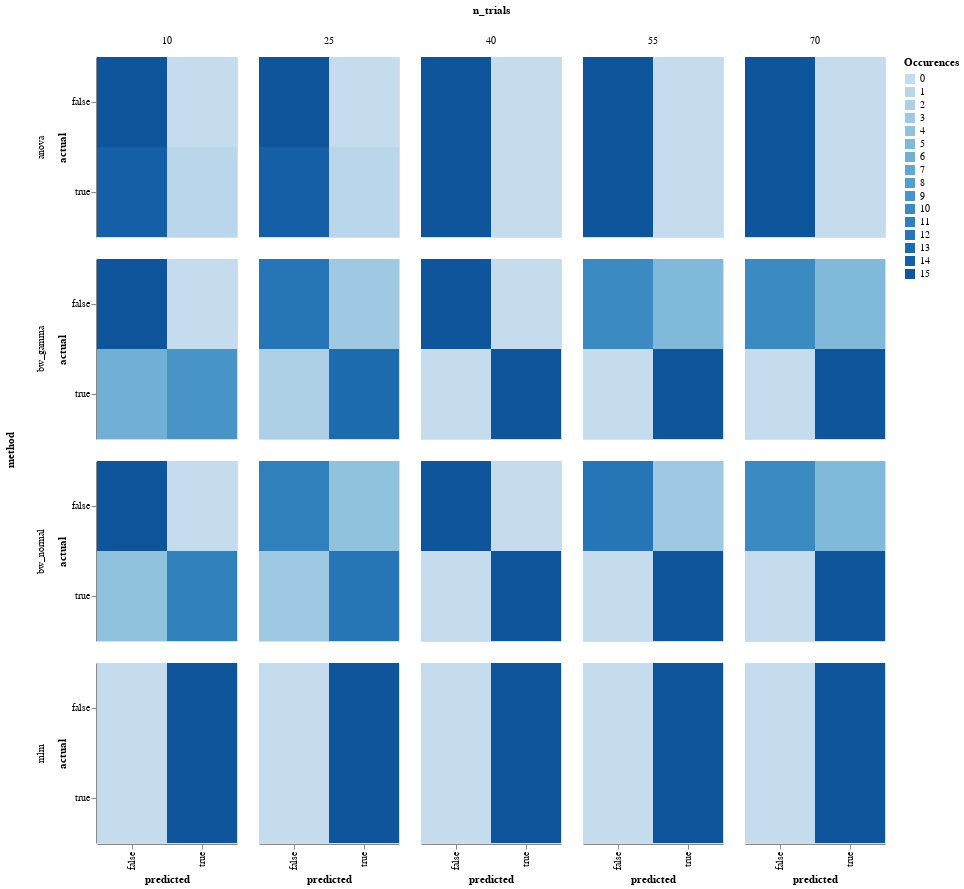

The notebook cell this image was saved under:
### Markdown cell above
### Confusion matrix

### Code cell
model_comparison.plot_confusion(
    model_comparison.make_confusion_matrix(reslog, ('method', 'y', 'randomness', 'n_trials')
                                           )).properties(width=140).facet(row='method', column='n_trials')

### Figure 1 — Vega-Lite specification as saved in the notebook (floating-point values rounded to 4 significant figures; data arrays with more than 128 entries replaced by an {"elided": "..."} marker saying what was removed)
{"config": {"view": {"continuousWidth": 400, "continuousHeight": 300}}, "data": {"name": "data-b416ed06a896cd5786e3af9749a6f5db"}, "facet": {"column": {"type": "quantitative", "field": "n_trials"}, "row": {"type": "nominal", "field": "method"}}, "spec": {"mark": "rect", "encoding": {"color": {"type": "ordinal", "field": "Occurences"}, "x": {"type": "nominal", "field": "predicted"}, "y": {"type": "nominal", "field": "actual"}}, "height": 180, "width": 140}, "$schema": "https://vega.github.io/schema/vega-lite/v4.8.1.json", "datasets": {"data-b416ed06a896cd5786e3af9749a6f5db": {"elided": "240 records"}}}
